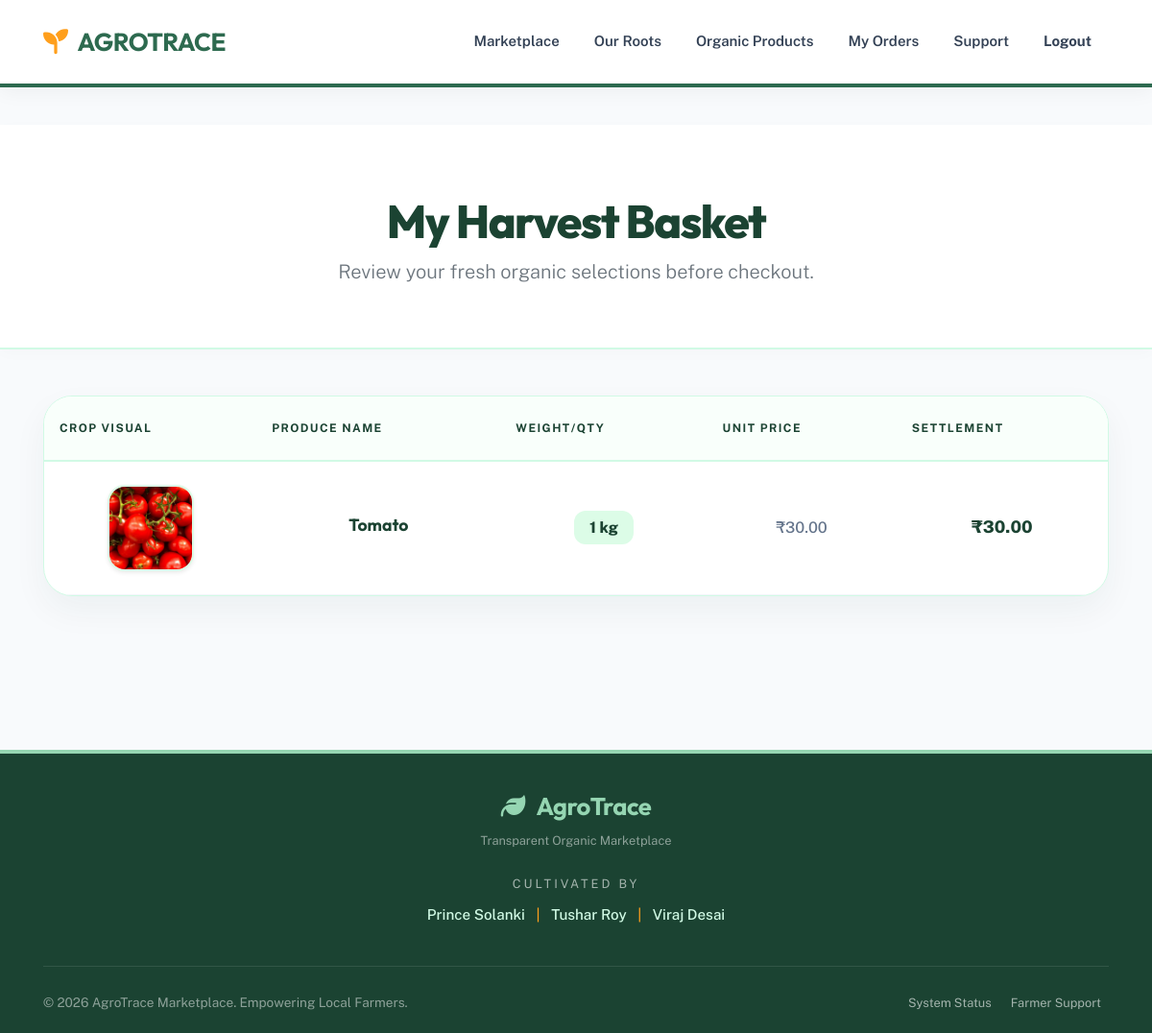
/again_cust_view_order_detail.php?cid=2 (signed in), run on the app's committed database.
### tables this page shows
CREATE TABLE IF NOT EXISTS `cart_detail` (
  `cart_id` int(10) NOT NULL,
  `product_id` int(10) NOT NULL,
  `cart_quantity` int(10) NOT NULL,
  `cart_price` int(10) NOT NULL
);

CREATE TABLE IF NOT EXISTS `product_detail` (
  `product_id` int(10) NOT NULL,
  `product_name` varchar(50) NOT NULL,
  `category_id` int(10) NOT NULL,
  `product_description` varchar(200) NOT NULL,
  `product_price` int(10) NOT NULL,
  `product_unit` varchar(20) NOT NULL,
  `product_image` varchar(50) NOT NULL,
  `farmer_id` int(10) NOT NULL,
  PRIMARY KEY (`product_id`),
  KEY `category_id` (`category_id`)
);

### again_cust_view_order_detail.php (the view, shortened to what this page needs)
<?php
include("header.php");
include("connect.php");
?>
<link rel="stylesheet" href="https://cdnjs.cloudflare.com/ajax/libs/animate.css/4.1.1/animate.min.css"/>
<link rel="stylesheet" href="https://cdnjs.cloudflare.com/ajax/libs/font-awesome/6.4.0/css/all.min.css">
<div class="page-content">
    <div class="cart-header">
        <div class="container text-center animate__animated animate__fadeIn">
            <h1>My Harvest Basket</h1>
            <p class="text-muted lead">Review your fresh organic selections before checkout.</p>
        </div>
    </div>
    <div class="container">
        <?php
        $cartid = $_REQUEST["cid"];
        $res3=mysqli_query($con,"select * from cart_detail where cart_id = '$cartid'");
        if(mysqli_num_rows($res3)>0) {
        ?>
            <div class="cart-container animate__animated animate__fadeInUp">
                <div class="table-responsive">
                    <table class="custom-table">
                        <thead>
                            <tr>
                                <th>Crop Visual</th>
                                <th>Produce Name</th>
                                <th>Weight/Qty</th>
                                <th>Unit Price</th>
                                <th>Settlement</th>
                            </tr>
                        </thead>
                        <tbody>
                            <?php
                            while($r3=mysqli_fetch_array($res3)) {
                                $res5=mysqli_query($con,"select * from product_detail where product_id='$r3[1]'");
                                $r5=mysqli_fetch_array($res5);
                                $amt = $r3[2] * $r3[3];
                                $unit = $r5[5];
                            ?>
                                <tr>
                                    <td><img src="<?php echo $r5[6]; ?>" class="cart-img shadow-sm" onerror="this.src='https://cdn-icons-png.flaticon.com/512/1147/1147805.png';"></td>
                                    <td>
                                        <div class="prod-name"><?php echo $r5[1]; ?></div>
                                    </td>
                                    <td>
                                        <span class="qty-badge">
                                            <?php echo $r3[2]; ?> <?php echo $unit; ?>
                                        </span>
                                    </td>
                                    <td><span class="price-text">₹<?php echo number_format($r3[3], 2); ?></span></td>
                                    <td><span class="amount-total">₹<?php echo number_format($amt, 2); ?></span></td>
                                </tr>
                            <?php } ?>
                        </tbody>
                    </table>
                </div>
            </div>
        <?php } ?>
    </div>
</div>
<?php include("footer.php"); ?>

### header.php (style rules this page uses)
:root { --agro-green: #2d6a4f; --agro-mint: #95d5b2; --agro-orange: #ff9f1c; --nav-height: 90px; }
body { margin: 0; padding: 0; font-family: 'Public Sans', sans-serif; padding-top: var(--nav-height); background-color: #fcfdfc; }

### again_cust_view_order_detail.php (style rules this page uses)
:root { --agro-forest: #1b4332; --agro-leaf: #2d6a4f; --agro-sun: #ff9f1c; --agro-mint: #dcfce7; --bg-fresh: #f8fafc; --border-organic: #d1fae5; }
body { background-color: var(--bg-fresh); font-family: 'Public Sans', sans-serif; min-height: 100vh; display: flex; flex-direction: column; }
.page-content { flex: 1; padding-bottom: 80px; }
.cart-header { background: white; padding: 4.5rem 0 3rem 0; border-bottom: 2px solid var(--border-organic); margin-bottom: 3rem; box-shadow: 0 4px 15px rgba(0,0,0,0.02); }
.cart-header h1 { font-family: 'Outfit', sans-serif; color: var(--agro-forest); font-weight: 800; font-size: 3rem; letter-spacing: -1.5px; }
.cart-container { background: white; border-radius: 30px; border: 1px solid var(--border-organic); box-shadow: 0 15px 35px rgba(27, 67, 50, 0.05); overflow: hidden; }
.custom-table { width: 100%; margin-bottom: 0; border-collapse: collapse; }
.custom-table thead th { background-color: #f9fffb; color: var(--agro-forest); text-transform: uppercase; font-size: 0.75rem; font-weight: 700; letter-spacing: 0.12em; padding: 1.5rem 1rem; border-bottom: 2px solid var(--border-organic); }
.custom-table tbody td { padding: 1.5rem 1rem; vertical-align: middle; color: #334155; border-bottom: 1px solid #f1f5f9; text-align: center; }
.cart-img { width: 90px; height: 90px; object-fit: cover; border-radius: 18px; background: #fff; border: 2px solid var(--agro-mint); transition: transform 0.3s ease; }
.prod-name { font-family: 'Outfit', sans-serif; font-weight: 700; color: var(--agro-forest); font-size: 1.1rem; }
.price-text { font-weight: 500; color: #64748b; }
.amount-total { font-weight: 800; color: var(--agro-forest); font-size: 1.1rem; }
.qty-badge { background: var(--agro-mint); color: var(--agro-forest); font-weight: 800; padding: 8px 16px; border-radius: 12px; font-size: 1rem; }

### data on the page
cart_detail: product.product_image (picture), product.product_name "Tomato", cart_quantity "1", product.product_unit "kg", cart_price "30.00", amt "30.00"
